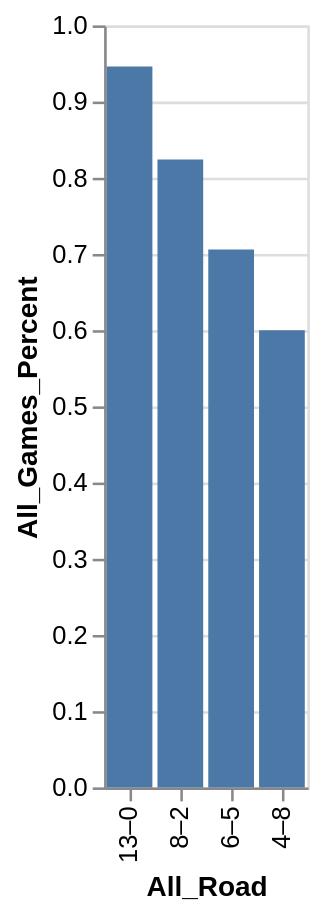

Express this chart as Vega-Lite.
### Vega-Lite specification from a JSON file in a GitHub repository (floating-point values rounded to 4 significant figures)
{"data": {"values": [{"x_data": "13–0", "y_data": 0.946}, {"x_data": "8–2", "y_data": 0.824}, {"x_data": "6–5", "y_data": 0.706}, {"x_data": "4–8", "y_data": 0.6}]}, "mark": "bar", "encoding": {"x": {"field": "x_data", "type": "nominal", "title": "All_Road", "sort": {"op": "sum", "field": "y_data", "order": "descending"}}, "y": {"field": "y_data", "type": "quantitative", "title": "All_Games_Percent"}}}
